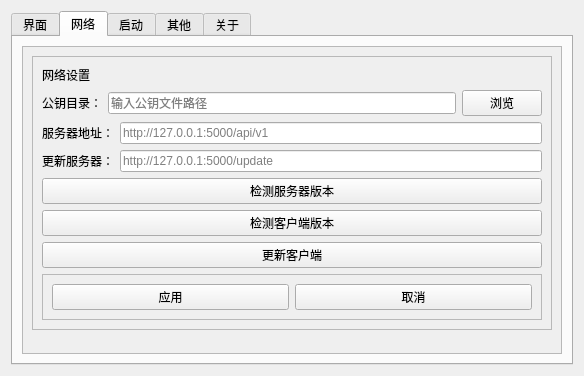
<?xml version="1.0" encoding="UTF-8"?>
<ui version="4.0">
 <class>Dialog</class>
 <widget class="QDialog" name="Dialog">
  <property name="geometry">
   <rect>
    <x>0</x>
    <y>0</y>
    <width>584</width>
    <height>376</height>
   </rect>
  </property>
  <property name="windowTitle">
   <string>设置</string>
  </property>
  <layout class="QVBoxLayout" name="verticalLayout">
   <item>
    <widget class="QTabWidget" name="tabWidget">
     <property name="currentIndex">
      <number>1</number>
     </property>
     <property name="tabBarAutoHide">
      <bool>true</bool>
     </property>
     <widget class="QWidget" name="tab_1">
      <attribute name="title">
       <string>界面</string>
      </attribute>
      <layout class="QVBoxLayout" name="verticalLayout_2">
       <item>
        <widget class="QScrollArea" name="scrollArea">
         <property name="widgetResizable">
          <bool>true</bool>
         </property>
         <widget class="QWidget" name="scrollAreaWidgetContents">
          <property name="geometry">
           <rect>
            <x>0</x>
            <y>0</y>
            <width>540</width>
            <height>310</height>
           </rect>
          </property>
          <layout class="QVBoxLayout" name="verticalLayout_6">
           <item>
            <widget class="QFrame" name="theme_frame">
             <property name="frameShape">
              <enum>QFrame::Shape::StyledPanel</enum>
             </property>
             <property name="frameShadow">
              <enum>QFrame::Shadow::Raised</enum>
             </property>
             <layout class="QVBoxLayout" name="verticalLayout_7">
              <item>
               <widget class="QLabel" name="theme_label">
                <property name="text">
                 <string>主题</string>
                </property>
               </widget>
              </item>
              <item>
               <widget class="QRadioButton" name="light_theme_radio">
                <property name="text">
                 <string>浅色</string>
                </property>
               </widget>
              </item>
              <item>
               <widget class="QRadioButton" name="dark_theme_radio">
                <property name="text">
                 <string>深色</string>
                </property>
               </widget>
              </item>
             </layout>
            </widget>
           </item>
           <item>
            <widget class="QFrame" name="font_frame">
             <property name="frameShape">
              <enum>QFrame::Shape::StyledPanel</enum>
             </property>
             <property name="frameShadow">
              <enum>QFrame::Shadow::Raised</enum>
             </property>
             <layout class="QVBoxLayout" name="verticalLayout_8">
              <item>
               <widget class="QLabel" name="font_label">
                <property name="text">
                 <string>字体</string>
                </property>
               </widget>
              </item>
              <item>
               <layout class="QHBoxLayout" name="horizontalLayout">
                <item>
                 <widget class="QLabel" name="font_family_label">
                  <property name="text">
                   <string>字体：</string>
                  </property>
                 </widget>
                </item>
                <item>
                 <widget class="QComboBox" name="font_family_combo"/>
                </item>
                <item>
                 <widget class="QPushButton" name="select_font_file_button">
                  <property name="text">
                   <string>选择字体文件</string>
                  </property>
                 </widget>
                </item>
               </layout>
              </item>
              <item>
               <layout class="QHBoxLayout" name="horizontalLayout_2">
                <item>
                 <widget class="QLabel" name="font_size_label">
                  <property name="text">
                   <string>大小：</string>
                  </property>
                 </widget>
                </item>
                <item>
                 <widget class="QSpinBox" name="font_size_spin">
                  <property name="minimum">
                   <number>8</number>
                  </property>
                  <property name="maximum">
                   <number>72</number>
                  </property>
                  <property name="value">
                   <number>12</number>
                  </property>
                 </widget>
                </item>
               </layout>
              </item>
              <item>
               <widget class="QPushButton" name="apply_font_button">
                <property name="text">
                 <string>应用字体</string>
                </property>
               </widget>
              </item>
             </layout>
            </widget>
           </item>
           <item>
            <spacer name="verticalSpacer">
             <property name="orientation">
              <enum>Qt::Orientation::Vertical</enum>
             </property>
             <property name="sizeHint" stdset="0">
              <size>
               <width>20</width>
               <height>40</height>
              </size>
             </property>
            </spacer>
           </item>
          </layout>
         </widget>
        </widget>
       </item>
      </layout>
     </widget>
     <widget class="QWidget" name="tab_network">
      <attribute name="title">
       <string>网络</string>
      </attribute>
      <layout class="QVBoxLayout" name="verticalLayout_network">
       <item>
        <widget class="QScrollArea" name="scrollArea_network">
         <property name="widgetResizable">
          <bool>true</bool>
         </property>
         <widget class="QWidget" name="scrollAreaWidgetContents_network">
          <property name="geometry">
           <rect>
            <x>0</x>
            <y>0</y>
            <width>540</width>
            <height>310</height>
           </rect>
          </property>
          <layout class="QVBoxLayout" name="verticalLayout_network_content">
           <item>
            <widget class="QFrame" name="network_frame">
             <property name="frameShape">
              <enum>QFrame::Shape::StyledPanel</enum>
             </property>
             <property name="frameShadow">
              <enum>QFrame::Shadow::Raised</enum>
             </property>
             <layout class="QVBoxLayout" name="verticalLayout_network_settings">
              <item>
               <widget class="QLabel" name="network_label">
                <property name="text">
                 <string>网络设置</string>
                </property>
               </widget>
              </item>
              <item>
               <layout class="QHBoxLayout" name="horizontalLayout_public_key">
                <item>
                 <widget class="QLabel" name="public_key_label">
                  <property name="text">
                   <string>公钥目录：</string>
                  </property>
                 </widget>
                </item>
                <item>
                 <widget class="QLineEdit" name="public_key_edit">
                  <property name="placeholderText">
                   <string>输入公钥文件路径</string>
                  </property>
                 </widget>
                </item>
                <item>
                 <widget class="QPushButton" name="select_public_key_button">
                  <property name="text">
                   <string>浏览</string>
                  </property>
                 </widget>
                </item>
               </layout>
              </item>
              <item>
               <layout class="QHBoxLayout" name="horizontalLayout_server_url">
                <item>
                 <widget class="QLabel" name="server_url_label">
                  <property name="text">
                   <string>服务器地址：</string>
                  </property>
                 </widget>
                </item>
                <item>
                 <widget class="QLineEdit" name="server_url_edit">
                  <property name="placeholderText">
                   <string>http://127.0.0.1:5000/api/v1</string>
                  </property>
                 </widget>
                </item>
               </layout>
              </item>
              <item>
               <layout class="QHBoxLayout" name="horizontalLayout_update_server">
                <item>
                 <widget class="QLabel" name="update_server_label">
                  <property name="text">
                   <string>更新服务器：</string>
                  </property>
                 </widget>
                </item>
                <item>
                 <widget class="QLineEdit" name="update_server_edit">
                  <property name="placeholderText">
                   <string>http://127.0.0.1:5000/update</string>
                  </property>
                 </widget>
                </item>
               </layout>
              </item>
              <item>
               <widget class="QPushButton" name="check_server_version_button">
                <property name="text">
                 <string>检测服务器版本</string>
                </property>
               </widget>
              </item>
              <item>
               <widget class="QPushButton" name="check_client_version_button">
                <property name="text">
                 <string>检测客户端版本</string>
                </property>
               </widget>
              </item>
              <item>
               <widget class="QPushButton" name="update_client_button">
                <property name="text">
                 <string>更新客户端</string>
                </property>
               </widget>
              </item>
              <item>
               <widget class="QFrame" name="buttons">
                <property name="frameShape">
                 <enum>QFrame::Shape::StyledPanel</enum>
                </property>
                <property name="frameShadow">
                 <enum>QFrame::Shadow::Raised</enum>
                </property>
                <layout class="QHBoxLayout" name="horizontalLayout_3">
                 <item>
                  <widget class="QPushButton" name="ok_button">
                   <property name="text">
                    <string>应用</string>
                   </property>
                  </widget>
                 </item>
                 <item>
                  <widget class="QPushButton" name="cancel_button">
                   <property name="text">
                    <string>取消</string>
                   </property>
                  </widget>
                 </item>
                </layout>
               </widget>
              </item>
             </layout>
            </widget>
           </item>
           <item>
            <spacer name="verticalSpacer_network">
             <property name="orientation">
              <enum>Qt::Orientation::Vertical</enum>
             </property>
             <property name="sizeHint" stdset="0">
              <size>
               <width>20</width>
               <height>40</height>
              </size>
             </property>
            </spacer>
           </item>
          </layout>
         </widget>
        </widget>
       </item>
      </layout>
     </widget>
     <widget class="QWidget" name="tab_2">
      <attribute name="title">
       <string>启动</string>
      </attribute>
      <layout class="QVBoxLayout" name="verticalLayout_3">
       <item>
        <widget class="QScrollArea" name="scrollArea_2">
         <property name="widgetResizable">
          <bool>true</bool>
         </property>
         <widget class="QWidget" name="scrollAreaWidgetContents_2">
          <property name="geometry">
           <rect>
            <x>0</x>
            <y>0</y>
            <width>540</width>
            <height>310</height>
           </rect>
          </property>
         </widget>
        </widget>
       </item>
      </layout>
     </widget>
     <widget class="QWidget" name="tab_3">
      <attribute name="title">
       <string>其他</string>
      </attribute>
      <layout class="QVBoxLayout" name="verticalLayout_4">
       <item>
        <widget class="QScrollArea" name="scrollArea_3">
         <property name="widgetResizable">
          <bool>true</bool>
         </property>
         <widget class="QWidget" name="scrollAreaWidgetContents_3">
          <property name="geometry">
           <rect>
            <x>0</x>
            <y>0</y>
            <width>540</width>
            <height>310</height>
           </rect>
          </property>
         </widget>
        </widget>
       </item>
      </layout>
     </widget>
     <widget class="QWidget" name="tab_4">
      <attribute name="title">
       <string>关于</string>
      </attribute>
      <layout class="QVBoxLayout" name="verticalLayout_5">
       <item>
        <widget class="QTextBrowser" name="credits_text_browser">
         <property name="openExternalLinks">
          <bool>true</bool>
         </property>
        </widget>
       </item>
      </layout>
     </widget>
    </widget>
   </item>
  </layout>
 </widget>
 <resources/>
 <connections/>
</ui>
